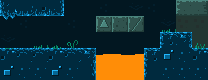

The image is a tile-based game level rendered from a .tmx file. Its description and complete source (layers, tilesets, objects, tile grids) follow:
An orthogonal 13x5 tile map with 16x16 px tiles, 3 tile layers (bg0, bg1, fg0) and 15 objects (3x next_level, lava, player, slime, heart, ...).

<map version="1.0" orientation="orthogonal" renderorder="right-down" width="13" height="5" tilewidth="16" tileheight="16">
 <tileset firstgid="1" name="tiles" tilewidth="16" tileheight="16">
  <image source="../graphics/tiles.png" width="128" height="80" />
 </tileset>
 <layer name="bg0" width="13" height="5">
  <data encoding="csv">
19,19,19,19,19,19,19,19,19,19,19,19,19,
19,19,19,19,19,19,19,19,19,19,19,39,39,
19,19,19,19,19,19,19,19,19,19,19,19,39,
19,19,19,19,19,19,19,19,19,19,19,19,19,
19,19,19,19,19,19,19,19,19,19,19,19,19
</data>
 </layer>
 <layer name="bg1" width="13" height="5">
  <data encoding="csv">
1,2,3,4,0,0,12,0,11,12,0,7,8,
0,12,0,0,12,0,21,22,14,0,11,31,31,
11,0,0,0,0,0,0,0,0,0,25,28,0,
26,27,27,26,27,28,0,0,0,25,34,35,26,
34,35,35,34,35,36,0,0,0,33,35,35,35
</data>
 </layer>
 <layer name="fg0" width="13" height="5">
  <data encoding="csv">
0,0,0,0,0,0,0,0,0,0,0,0,0,
9,0,0,0,0,0,0,0,0,0,17,0,0,
0,0,17,18,20,0,0,0,0,0,0,0,38,
0,0,0,0,0,0,5,6,5,0,0,0,0,
0,0,0,0,0,0,13,13,13,0,0,0,0
</data>
 </layer>
 <objectgroup color="#ffffff" name="collisions" visible="0">
  <object x="0" y="48" width="96" height="32" />
  <object x="160" y="32" width="32" height="16" />
  <object x="144" y="48" width="64" height="32" />
  <object x="96" y="16" width="48" height="16" />
  <object x="0" y="0" width="64" height="16" />
  <object x="176" y="0" width="32" height="16" />
 </objectgroup>
 <objectgroup color="#a42727" name="zones" visible="0">
  <object type="lava" x="96" y="55" width="48" height="25" />
  <object type="next_level" x="208" y="48" width="16" height="16" />
  <object type="next_level" x="208" y="0" width="16" height="16" />
  <object type="next_level" x="224" y="0" width="16" height="64" />
  <object x="112" y="128" />
 </objectgroup>
 <objectgroup color="#aaff00" name="entities" visible="0">
  <object name="Player 1" type="player" x="0" y="32" width="16" height="16" />
  <object type="slime" x="112" y="0" width="16" height="16" />
  <object type="heart" x="176" y="16" width="16" height="16" />
  <object type="lizard" x="80" y="32" width="16" height="16" />
 </objectgroup>
</map>